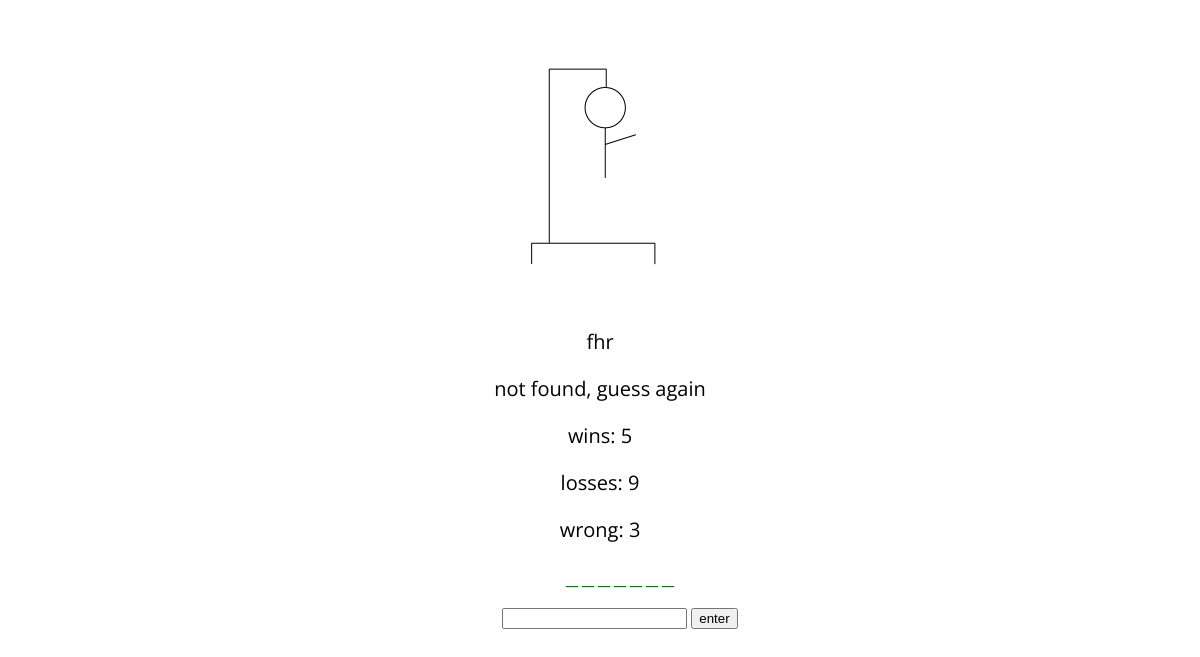
The page /hangman/index.html on the database as committed earlier.
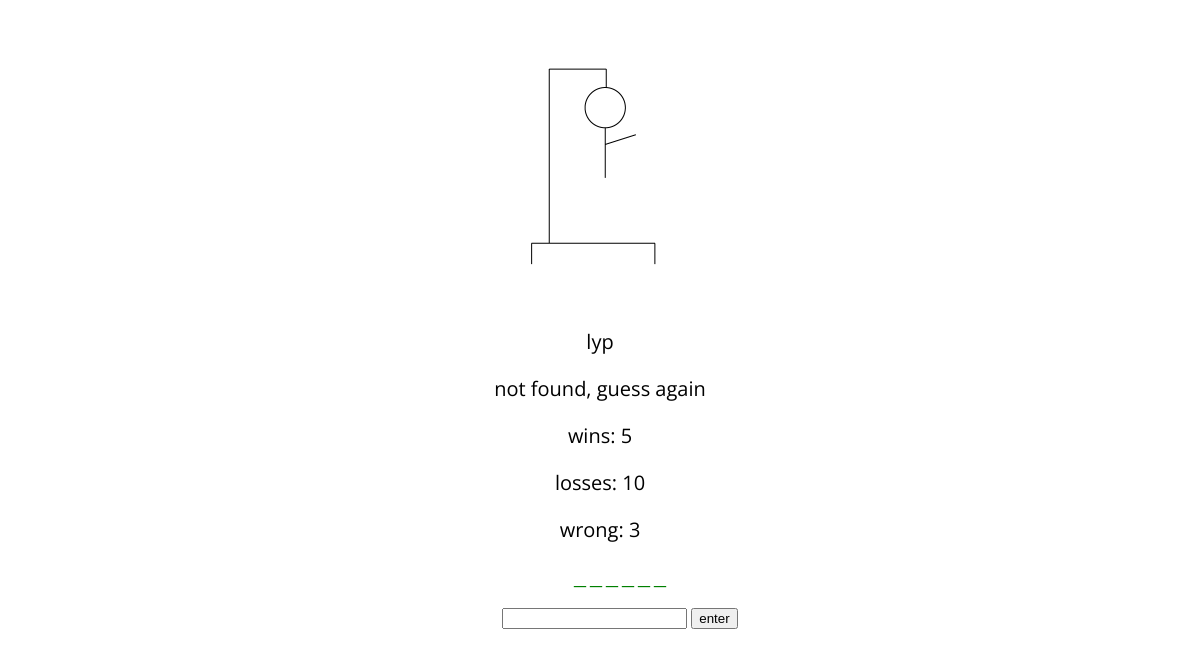
The same page on the database as committed later.
### hangman/models.py (models this page shows, shortened)
class Game(models.Model):
	word = models.CharField(max_length=100)
	word_length = models.IntegerField(default=0)
	current_state = models.CharField(max_length=100)
	guessed_letters = models.CharField(max_length=26,default='')
	wrong_guesses = models.IntegerField(default=0)
	current = models.BooleanField(default=False)
	status = models.CharField(max_length=50, default="New Game - Guess a letter")
	wins = models.IntegerField(default=0)
	losses = models.IntegerField(default=0)

### hangman/views.py (the view)
# urls.py: url(r'index.html', views.index, name='index'),
def index(request):
	random_word = Game.objects.get(current=True)
	template = loader.get_template('hangman/index.html')
	form = GuessForm()
	context = RequestContext(request, {
        'word':random_word,
        'form':form,
        'status':random_word.status,
        'wins':Game.objects.aggregate(Sum('wins'))['wins__sum'],
        'losses':Game.objects.aggregate(Sum('losses'))['losses__sum'],
        'wrong':random_word.wrong_guesses
    })
	return HttpResponse(template.render(context))

### hangman/forms.py
class GuessForm(forms.Form):
    guess = forms.CharField(label='Your guess', max_length=100, widget=forms.TextInput(attrs={'autofocus': 'autofocus'}))

### hangman/templates/hangman/index.html (shortened to what this page needs)
{% load staticfiles %}
<link rel="stylesheet" type="text/css" href="{% static 'hangman/style.css' %}" />
<head>
</head>
<body>
	<center><img src='{{STATIC_URL}}hangman/media/{{wrong}}_wrong.png' height=300px><center>
	<p>{{word.guessed_letters}} </p>
    <p> {{status}} </p>
    <p> wins: {{wins}} </p>
    <p> losses: {{losses}} </p>
    <p> wrong: {{wrong}}</p>
    <ul>
		{% for w in word.current_state %}
	        <li>{{w}}</li>
		{% endfor %}
		<br><br>
		<form action='/hangman/get_guess/' method='post'>
			{% for field in form.visible_fields %}
				{{ field }}
			{% endfor %}
			<input type='submit' value='enter'>
		</form>
	</ul>
</body>

### hangman/static/hangman/style.css (style rules this page uses)
ul li { color: green; display: inline; font-size: 24px; text-align: center; }
ul { list-style-type: none }
p { font-size: 20px; font-family: 'Open Sans', sans-serif; }

Rows that differ between the two databases and show on the page:
no longer on this page (row edited): Game: guessed_letters "fhr", status "not found, guess again"
now on this page (row edited): Game: guessed_letters "lyp", status "not found, guess again"
Other text that changed with them:
{{ losses }}: "9" → "10"
list line gone: "_"
